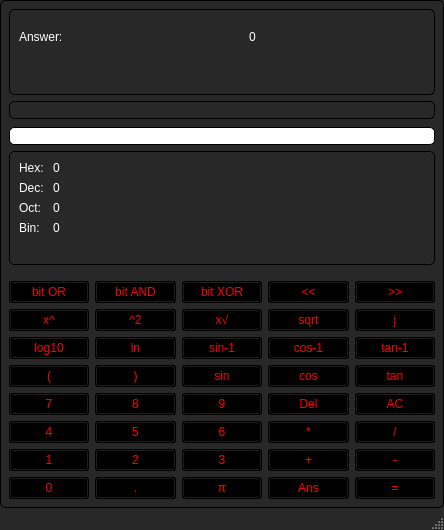
<?xml version="1.0" encoding="UTF-8"?>
<ui version="4.0">
 <class>MainWindow</class>
 <widget class="QMainWindow" name="MainWindow">
  <property name="geometry">
   <rect>
    <x>0</x>
    <y>0</y>
    <width>444</width>
    <height>530</height>
   </rect>
  </property>
  <property name="sizePolicy">
   <sizepolicy hsizetype="Minimum" vsizetype="Maximum">
    <horstretch>0</horstretch>
    <verstretch>0</verstretch>
   </sizepolicy>
  </property>
  <property name="minimumSize">
   <size>
    <width>444</width>
    <height>530</height>
   </size>
  </property>
  <property name="maximumSize">
   <size>
    <width>444</width>
    <height>530</height>
   </size>
  </property>
  <property name="windowTitle">
   <string>Calculator</string>
  </property>
  <property name="styleSheet">
   <string notr="true">#MainWindow{
background-color: rgb(40, 40, 40);
border-radius: 20px;
}</string>
  </property>
  <widget class="QWidget" name="centralwidget">
   <property name="maximumSize">
    <size>
     <width>16777215</width>
     <height>508</height>
    </size>
   </property>
   <property name="styleSheet">
    <string notr="true">#centralwidget {
border: 1px solid rgb(0, 0, 0);
border-radius: 5px;
background-color: rgb(40,  40, 40); }
</string>
   </property>
   <layout class="QVBoxLayout" name="verticalLayout_4">
    <property name="bottomMargin">
     <number>9</number>
    </property>
    <item>
     <layout class="QVBoxLayout" name="verticalLayout_6">
      <property name="bottomMargin">
       <number>0</number>
      </property>
      <item>
       <widget class="QFrame" name="formFrame1">
        <property name="sizePolicy">
         <sizepolicy hsizetype="Preferred" vsizetype="Preferred">
          <horstretch>0</horstretch>
          <verstretch>0</verstretch>
         </sizepolicy>
        </property>
        <property name="styleSheet">
         <string notr="true">#formFrame1{
background-color:  rgb(40, 40, 40);
border: 1px solid rgb(0, 0, 0);
border-radius: 5px;
}</string>
        </property>
        <layout class="QFormLayout" name="formLayout_5">
         <property name="topMargin">
          <number>20</number>
         </property>
         <property name="bottomMargin">
          <number>50</number>
         </property>
         <item row="0" column="0">
          <widget class="QLabel" name="answerTextLabel">
           <property name="styleSheet">
            <string notr="true">#answerTextLabel{color: white; }
</string>
           </property>
           <property name="text">
            <string>Answer:                                                      </string>
           </property>
          </widget>
         </item>
         <item row="0" column="1">
          <widget class="QLabel" name="answerLabel">
           <property name="styleSheet">
            <string notr="true">#answerLabel{color: white; }
</string>
           </property>
           <property name="text">
            <string>0</string>
           </property>
          </widget>
         </item>
        </layout>
       </widget>
      </item>
      <item>
       <layout class="QFormLayout" name="formLayout">
        <property name="bottomMargin">
         <number>2</number>
        </property>
        <item row="0" column="0" colspan="2">
         <widget class="QLineEdit" name="userInputEntry">
          <property name="styleSheet">
           <string notr="true">#userInputEntry{
background-color: rgb(40, 40, 40);
color: white;
border: 1px solid rgb(0, 0, 0);
border-radius: 5px;
}</string>
          </property>
          <property name="alignment">
           <set>Qt::AlignRight|Qt::AlignTrailing|Qt::AlignVCenter</set>
          </property>
          <property name="readOnly">
           <bool>true</bool>
          </property>
         </widget>
        </item>
       </layout>
      </item>
      <item>
       <widget class="QLineEdit" name="inputEntry">
        <property name="styleSheet">
         <string notr="true">#inputEntry{
border: 1px solid rgb(0, 0, 0);
border-radius: 5px;
background-color: white;
color: black;}
</string>
        </property>
        <property name="alignment">
         <set>Qt::AlignBottom|Qt::AlignRight|Qt::AlignTrailing</set>
        </property>
       </widget>
      </item>
     </layout>
    </item>
    <item>
     <widget class="QFrame" name="formFrame">
      <property name="styleSheet">
       <string notr="true">#formFrame {
border: 1px solid rgb(0, 0, 0);
border-radius: 5px;
background-color: rgb(40, 40, 40); }
</string>
      </property>
      <layout class="QFormLayout" name="formLayout_4">
       <property name="bottomMargin">
        <number>1</number>
       </property>
       <item row="5" column="0">
        <widget class="QLabel" name="hexLabel">
         <property name="styleSheet">
          <string notr="true">#hexLabel{
color: white;
}</string>
         </property>
         <property name="text">
          <string>Hex: </string>
         </property>
        </widget>
       </item>
       <item row="5" column="1">
        <widget class="QLabel" name="hexResult">
         <property name="styleSheet">
          <string notr="true">#hexResult{
color: white;
}</string>
         </property>
         <property name="text">
          <string>0</string>
         </property>
        </widget>
       </item>
       <item row="6" column="0">
        <widget class="QLabel" name="decLabel">
         <property name="styleSheet">
          <string notr="true">#decLabel{
color: white;
}</string>
         </property>
         <property name="text">
          <string>Dec: </string>
         </property>
        </widget>
       </item>
       <item row="6" column="1">
        <widget class="QLabel" name="decResult">
         <property name="styleSheet">
          <string notr="true">#decResult{
color: white;
}</string>
         </property>
         <property name="text">
          <string>0</string>
         </property>
        </widget>
       </item>
       <item row="7" column="0">
        <widget class="QLabel" name="octLabel">
         <property name="styleSheet">
          <string notr="true">#octLabel{
color: white;
}</string>
         </property>
         <property name="text">
          <string>Oct: </string>
         </property>
        </widget>
       </item>
       <item row="7" column="1">
        <widget class="QLabel" name="octResult">
         <property name="styleSheet">
          <string notr="true">#octResult{
color: white;
}</string>
         </property>
         <property name="text">
          <string>0</string>
         </property>
        </widget>
       </item>
       <item row="8" column="0">
        <widget class="QLabel" name="binLabel">
         <property name="styleSheet">
          <string notr="true">#binLabel{
color: white;
}</string>
         </property>
         <property name="text">
          <string>Bin: </string>
         </property>
        </widget>
       </item>
       <item row="8" column="1">
        <widget class="QLabel" name="binResult">
         <property name="styleSheet">
          <string notr="true">#binResult{
color: white;
}</string>
         </property>
         <property name="text">
          <string>0</string>
         </property>
        </widget>
       </item>
      </layout>
     </widget>
    </item>
    <item>
     <layout class="QHBoxLayout" name="horizontalLayout_23">
      <property name="topMargin">
       <number>10</number>
      </property>
      <item>
       <widget class="QPushButton" name="bitORButton">
        <property name="styleSheet">
         <string notr="true">#bitORButton{
color: red;
background-color: black;}</string>
        </property>
        <property name="text">
         <string>bit OR</string>
        </property>
       </widget>
      </item>
      <item>
       <widget class="QPushButton" name="bitANDButton">
        <property name="styleSheet">
         <string notr="true">#bitANDButton{
color: red;
background-color: black;}</string>
        </property>
        <property name="text">
         <string>bit AND</string>
        </property>
       </widget>
      </item>
      <item>
       <widget class="QPushButton" name="bitXORButton">
        <property name="styleSheet">
         <string notr="true">#bitXORButton{
color: red;
background-color: black;}</string>
        </property>
        <property name="text">
         <string>bit XOR</string>
        </property>
       </widget>
      </item>
      <item>
       <widget class="QPushButton" name="leftShiftButton">
        <property name="styleSheet">
         <string notr="true">#leftShiftButton{
color: red;
background-color: black;}</string>
        </property>
        <property name="text">
         <string>&lt;&lt;</string>
        </property>
       </widget>
      </item>
      <item>
       <widget class="QPushButton" name="rightShiftButton">
        <property name="styleSheet">
         <string notr="true">#rightShiftButton{
color: red;
background-color: black;}</string>
        </property>
        <property name="text">
         <string>&gt;&gt;</string>
        </property>
       </widget>
      </item>
     </layout>
    </item>
    <item>
     <layout class="QHBoxLayout" name="horizontalLayout_24">
      <item>
       <widget class="QPushButton" name="exponentButton">
        <property name="styleSheet">
         <string notr="true">#exponentButton{
color: red;
background-color: black;}</string>
        </property>
        <property name="text">
         <string>x^</string>
        </property>
       </widget>
      </item>
      <item>
       <widget class="QPushButton" name="squareButton">
        <property name="styleSheet">
         <string notr="true">#squareButton{
color: red;
background-color: black;}</string>
        </property>
        <property name="text">
         <string>^2</string>
        </property>
       </widget>
      </item>
      <item>
       <widget class="QPushButton" name="rootButton">
        <property name="styleSheet">
         <string notr="true">#rootButton{
color: red;
background-color: black;}</string>
        </property>
        <property name="text">
         <string>x√</string>
        </property>
       </widget>
      </item>
      <item>
       <widget class="QPushButton" name="squareRootButton">
        <property name="styleSheet">
         <string notr="true">#squareRootButton{
color: red;
background-color: black;}</string>
        </property>
        <property name="text">
         <string>sqrt</string>
        </property>
       </widget>
      </item>
      <item>
       <widget class="QPushButton" name="complexNumberButton">
        <property name="styleSheet">
         <string notr="true">#complexNumberButton{
color: red;
background-color: black;}</string>
        </property>
        <property name="text">
         <string>j</string>
        </property>
       </widget>
      </item>
     </layout>
    </item>
    <item>
     <layout class="QHBoxLayout" name="horizontalLayout_25">
      <item>
       <widget class="QPushButton" name="logButton">
        <property name="styleSheet">
         <string notr="true">#logButton{
color: red;
background-color: black;}</string>
        </property>
        <property name="text">
         <string>log10</string>
        </property>
       </widget>
      </item>
      <item>
       <widget class="QPushButton" name="naturalLogButton">
        <property name="styleSheet">
         <string notr="true">#naturalLogButton{
color: red;
background-color: black;}</string>
        </property>
        <property name="text">
         <string>ln</string>
        </property>
       </widget>
      </item>
      <item>
       <widget class="QPushButton" name="inverseSinButton">
        <property name="styleSheet">
         <string notr="true">#inverseSinButton{
color: red;
background-color: black;}</string>
        </property>
        <property name="text">
         <string>sin-1</string>
        </property>
       </widget>
      </item>
      <item>
       <widget class="QPushButton" name="inverseCosButton">
        <property name="styleSheet">
         <string notr="true">#inverseCosButton{
color: red;
background-color: black;}</string>
        </property>
        <property name="text">
         <string>cos-1</string>
        </property>
       </widget>
      </item>
      <item>
       <widget class="QPushButton" name="inverseTanButton">
        <property name="styleSheet">
         <string notr="true">#inverseTanButton{
color: red;
background-color: black;}</string>
        </property>
        <property name="text">
         <string>tan-1</string>
        </property>
       </widget>
      </item>
     </layout>
    </item>
    <item>
     <layout class="QHBoxLayout" name="horizontalLayout_26">
      <item>
       <widget class="QPushButton" name="openBracesButton">
        <property name="styleSheet">
         <string notr="true">#openBracesButton{
color: red;
background-color: black;}</string>
        </property>
        <property name="text">
         <string>(</string>
        </property>
       </widget>
      </item>
      <item>
       <widget class="QPushButton" name="closeBracesButton">
        <property name="styleSheet">
         <string notr="true">#closeBracesButton{
color: red;
background-color: black;}</string>
        </property>
        <property name="text">
         <string>)</string>
        </property>
       </widget>
      </item>
      <item>
       <widget class="QPushButton" name="sineButton">
        <property name="styleSheet">
         <string notr="true">#sineButton{
color: red;
background-color: black;}</string>
        </property>
        <property name="text">
         <string>sin</string>
        </property>
       </widget>
      </item>
      <item>
       <widget class="QPushButton" name="cosineButton">
        <property name="styleSheet">
         <string notr="true">#cosineButton{
color: red;
background-color: black;}</string>
        </property>
        <property name="text">
         <string>cos</string>
        </property>
       </widget>
      </item>
      <item>
       <widget class="QPushButton" name="tangentButton">
        <property name="styleSheet">
         <string notr="true">#tangentButton{
color: red;
background-color: black;}</string>
        </property>
        <property name="text">
         <string>tan</string>
        </property>
       </widget>
      </item>
     </layout>
    </item>
    <item>
     <layout class="QHBoxLayout" name="horizontalLayout_27">
      <item>
       <widget class="QPushButton" name="sevenButton">
        <property name="styleSheet">
         <string notr="true">#sevenButton{
color: red;
background-color: black;}</string>
        </property>
        <property name="text">
         <string>7</string>
        </property>
       </widget>
      </item>
      <item>
       <widget class="QPushButton" name="eightButton">
        <property name="styleSheet">
         <string notr="true">#eightButton{
color: red;
background-color: black;}</string>
        </property>
        <property name="text">
         <string>8</string>
        </property>
       </widget>
      </item>
      <item>
       <widget class="QPushButton" name="nineButton">
        <property name="styleSheet">
         <string notr="true">#nineButton{
color: red;
background-color: black;}</string>
        </property>
        <property name="text">
         <string>9</string>
        </property>
       </widget>
      </item>
      <item>
       <widget class="QPushButton" name="deleteButton">
        <property name="styleSheet">
         <string notr="true">#deleteButton{
color: red;
background-color: black;}</string>
        </property>
        <property name="text">
         <string>Del</string>
        </property>
       </widget>
      </item>
      <item>
       <widget class="QPushButton" name="resetButton">
        <property name="styleSheet">
         <string notr="true">#resetButton{
color: red;
background-color: black;}</string>
        </property>
        <property name="text">
         <string>AC</string>
        </property>
       </widget>
      </item>
     </layout>
    </item>
    <item>
     <layout class="QHBoxLayout" name="horizontalLayout_28">
      <item>
       <widget class="QPushButton" name="fourButton">
        <property name="styleSheet">
         <string notr="true">#fourButton{
color: red;
background-color: black;}</string>
        </property>
        <property name="text">
         <string>4</string>
        </property>
       </widget>
      </item>
      <item>
       <widget class="QPushButton" name="fiveButton">
        <property name="styleSheet">
         <string notr="true">#fiveButton{
color: red;
background-color: black;}</string>
        </property>
        <property name="text">
         <string>5</string>
        </property>
       </widget>
      </item>
      <item>
       <widget class="QPushButton" name="sixButton">
        <property name="styleSheet">
         <string notr="true">#sixButton{
color: red;
background-color: black;}</string>
        </property>
        <property name="text">
         <string>6</string>
        </property>
       </widget>
      </item>
      <item>
       <widget class="QPushButton" name="timesButton">
        <property name="styleSheet">
         <string notr="true">#timesButton{
color: red;
background-color: black;}</string>
        </property>
        <property name="text">
         <string>*</string>
        </property>
       </widget>
      </item>
      <item>
       <widget class="QPushButton" name="divideButton">
        <property name="styleSheet">
         <string notr="true">#divideButton{
color: red;
background-color: black;}</string>
        </property>
        <property name="text">
         <string>/</string>
        </property>
       </widget>
      </item>
     </layout>
    </item>
    <item>
     <layout class="QHBoxLayout" name="horizontalLayout_29">
      <item>
       <widget class="QPushButton" name="oneButton">
        <property name="styleSheet">
         <string notr="true">#oneButton{
color: red;
background-color: black;}</string>
        </property>
        <property name="text">
         <string>1</string>
        </property>
       </widget>
      </item>
      <item>
       <widget class="QPushButton" name="twoButton">
        <property name="styleSheet">
         <string notr="true">#twoButton{
color: red;
background-color: black;}</string>
        </property>
        <property name="text">
         <string>2</string>
        </property>
       </widget>
      </item>
      <item>
       <widget class="QPushButton" name="threeButton">
        <property name="styleSheet">
         <string notr="true">#threeButton{
color: red;
background-color: black;}</string>
        </property>
        <property name="text">
         <string>3</string>
        </property>
       </widget>
      </item>
      <item>
       <widget class="QPushButton" name="plusButton">
        <property name="styleSheet">
         <string notr="true">#plusButton{
color: red;
background-color: black;}</string>
        </property>
        <property name="text">
         <string>+</string>
        </property>
       </widget>
      </item>
      <item>
       <widget class="QPushButton" name="minusButton">
        <property name="styleSheet">
         <string notr="true">#minusButton{
color: red;
background-color: black;}</string>
        </property>
        <property name="text">
         <string>-</string>
        </property>
       </widget>
      </item>
     </layout>
    </item>
    <item>
     <layout class="QHBoxLayout" name="horizontalLayout_30">
      <item>
       <widget class="QPushButton" name="zeroButton">
        <property name="styleSheet">
         <string notr="true">#zeroButton{
color: red;
background-color: black;}</string>
        </property>
        <property name="text">
         <string>0</string>
        </property>
       </widget>
      </item>
      <item>
       <widget class="QPushButton" name="radixPointButton">
        <property name="styleSheet">
         <string notr="true">#radixPointButton{
color: red;
background-color: black;}</string>
        </property>
        <property name="text">
         <string>.</string>
        </property>
       </widget>
      </item>
      <item>
       <widget class="QPushButton" name="piButton">
        <property name="styleSheet">
         <string notr="true">#piButton{
color: red;
background-color: black;}</string>
        </property>
        <property name="text">
         <string>π</string>
        </property>
       </widget>
      </item>
      <item>
       <widget class="QPushButton" name="answerButton">
        <property name="styleSheet">
         <string notr="true">#answerButton{
color: red;
background-color: black;}</string>
        </property>
        <property name="text">
         <string>Ans</string>
        </property>
       </widget>
      </item>
      <item>
       <widget class="QPushButton" name="equalToButton">
        <property name="styleSheet">
         <string notr="true">#equalToButton{
color: red;
background-color: black;}</string>
        </property>
        <property name="text">
         <string>=</string>
        </property>
       </widget>
      </item>
     </layout>
    </item>
   </layout>
  </widget>
  <widget class="QStatusBar" name="statusbar"/>
 </widget>
 <resources/>
 <connections/>
</ui>
